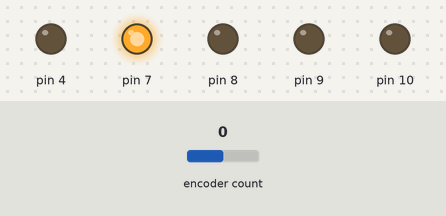
The sketch below on a simulated Arduino Uno, built with avr-gcc and run on an emulated ATmega328P. Shown: output pins drawn as LEDs (lit = HIGH). The inputs (shaded band) are chosen by the test bench; at power-on: encoder count 0. What the sketch prints to the serial monitor is not drawn.

Above: at 3.2 s.
3.3 s: encoder count set to 1
At 5.1 s:
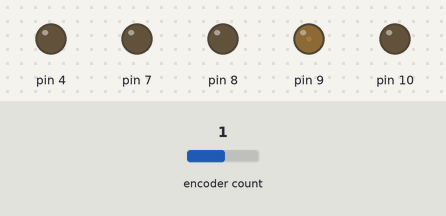
6.3 s: encoder count set to 5
At 8.8 s:
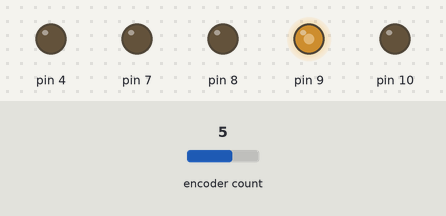
Timing chart, 0 to 10.3 s (numbered marks = the images above; inputs shaded):
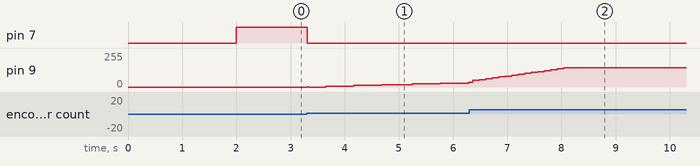

Measured:
- after the input at 3.3 s, pin 7: HIGH → LOW at once; pin 9: moves from 0/255 to 36/255 over 2.6 s, starting after 0.35 s

The sketch:

Commented_Code.ino
```cpp
#include "DualMC33926MotorShield.h"
#include "Encoder.h"

#include "Wire.h"

#define sampleTime 10
#define ADDR 0x8

DualMC33926MotorShield ms;
Encoder encoder(2,5);

//Variables for holding received data
byte data[32] = {0};
byte value = 0;

//const double Ki = 0.156633991202905;
double Ki = .07, Kp = 15.8; //Not the same from matlab
//const double Kp = 3.18865312201695;
double setpoint = 0, I = 0, e = 0, Tc = 0, Ts = 0, u =0;
double curEnc = 0, prevEnc = 0;
double const umax = 7;

void setup() {
  ms.init();
  Serial.begin(115200);

  Wire.begin(ADDR);
  delay(1000);
  Serial.print("------------ I am Arduino Uno I2C at address 0x");
  Serial.print(ADDR);
  Serial.println(" ------------");
  delay(1000);

  Wire.onRequest(requestData1);
  Wire.onReceive(receiveData1);

  pinMode(4,OUTPUT);
  pinMode(7,OUTPUT);
  pinMode(8,OUTPUT);
  pinMode(9,OUTPUT);
  pinMode(10,OUTPUT);
  digitalWrite(7,HIGH);
}

void loop() {


  // This if statement is so that it only runs for a set period of time, that value is sampleTime.

  if(millis() >= Tc + sampleTime){

    //encoder.read() will read the current position of the encoder, it does it by counts, the counts per rotation is 3200, so if you move it by pi/2, it will count 800.

    curEnc = encoder.read();

    // e = error
    // setpoint is where we are at. Setpoint is determined by the function void receiveData1 below. This function will occur when the arduino senses data being transferred
    // from the raspberry pi, dont worry about it. This is chris's portion. The current encoder is being converted to radians, instead of counts. Subtracting the setpoint by the
    // current encoder in radians will give us the error.

    e = setpoint-curEnc/3200*6.28;

      // This is feedback equations

      I += Ts*e;
      u = Kp*e+Ki*I;

      // u is the actual position in radians. If the absolute value of u is greater than umax which is 7?, then it will be multiplied by umax.

      if(abs(u) > umax){
        u = sgn(u)*umax;
        I = (u-Kp*e)/Ki;
      }

      // If the desired position in radians is less than 0 (negative),
      // analogWrite(9,0) will make the wheel stop, since it is analog and the max PWM is 0-255. This controls the speed
      // digitalWrite(7,LOW) makes the direction negative, so clockwise.
      // This means that this section only changes the direction and gets it ready for the code after the if statements.

      if( u < 0){
        analogWrite(9,0);
        digitalWrite(7,LOW);
      }

      // If the desired position in radians is greater than 0 (positive),
      // analogWrite(9,0) will make the wheel stop, since it is analog and the max PWM is 0-255. This controls the speed
      // digitalWrite(7,HIGH) makes the direction positive, so counter-clockwise.
      // This means that this section only changes the direction and gets it ready for the code after the if statements.

      if( u >= 0){
        analogWrite(9,0);
        digitalWrite(7,HIGH);
      }

      //analogWrite(9, u*12.34);


      // This code is where the wheel actually starts moving. Pin 9 controls the speed of the motor, so the speed of the
      // motor is absolute value of u * 255 / 12.34. Not sure why they divided by 12.34


      analogWrite(9,abs(u)*255/12.34);
      Ts = millis()-Tc;
      Tc = millis();
    }
}

void requestData1() {
  Serial.println("---> Recieved Requests");
  Serial.println("Sending Back New Position");
  Serial.print("Sending value : ");
  Serial.println(value);
  Wire.write(value);
}

void receiveData1(int numBytes) {
  if(numBytes > 1) {
    int i = 0;
    while (Wire.available()) {
      data[1] = Wire.read();
      i++;
    }

    Serial.println(F("---> Recieved Events"));
    Serial.print(F("Recieved value : "));
    Serial.println(data[1]);

    value = int(data[1]);

    switch(value){
      case 1:
        setpoint = 0;
        Serial.println(setpoint);
        break;
      case 2:
        setpoint = 1.57;
        Serial.println(setpoint);
        break;
      case 3:
        setpoint = 3.14;
        Serial.println(setpoint);
        break;
      case 4:
        setpoint = 4.71;
        Serial.println(setpoint);
        break;
    }
  }
}

int sgn(float num){
  int sign = 1;
  if(num >= 0){
    sign = 1;
  } else {
    sign = -1;
  }
  return sign;
}
```
